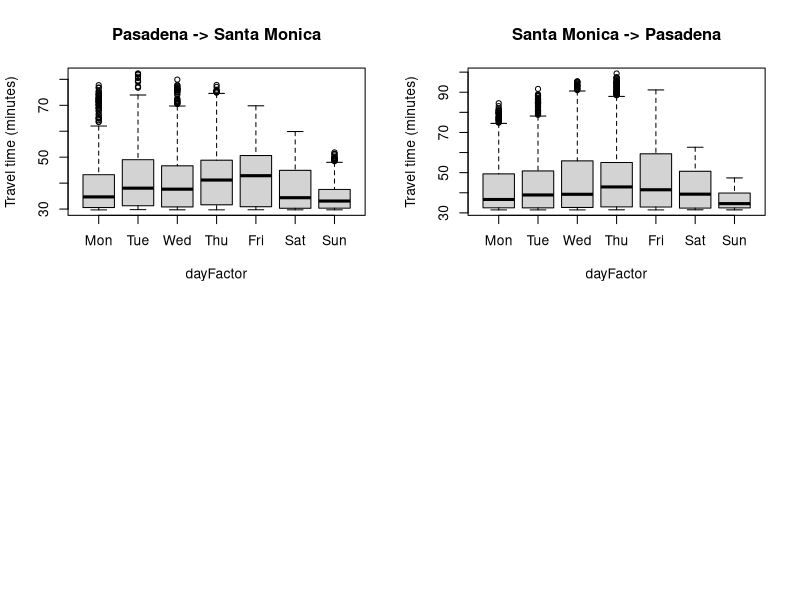
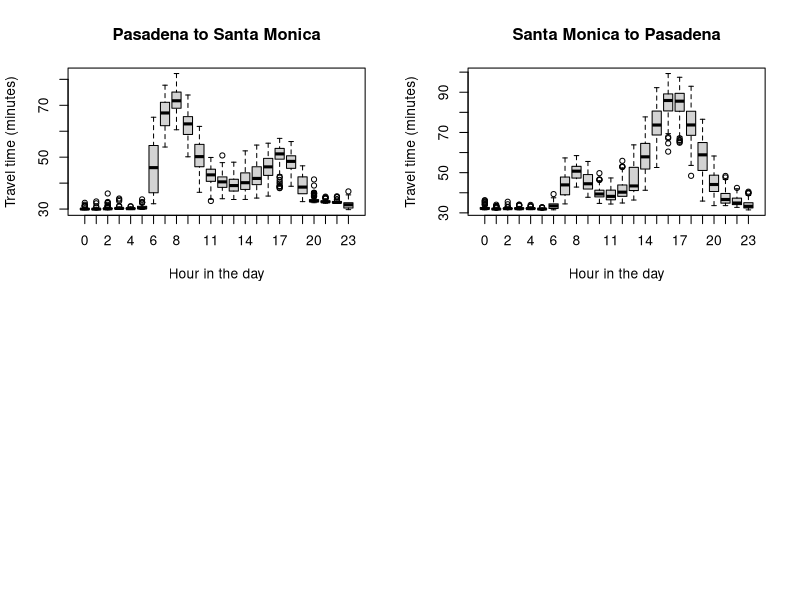
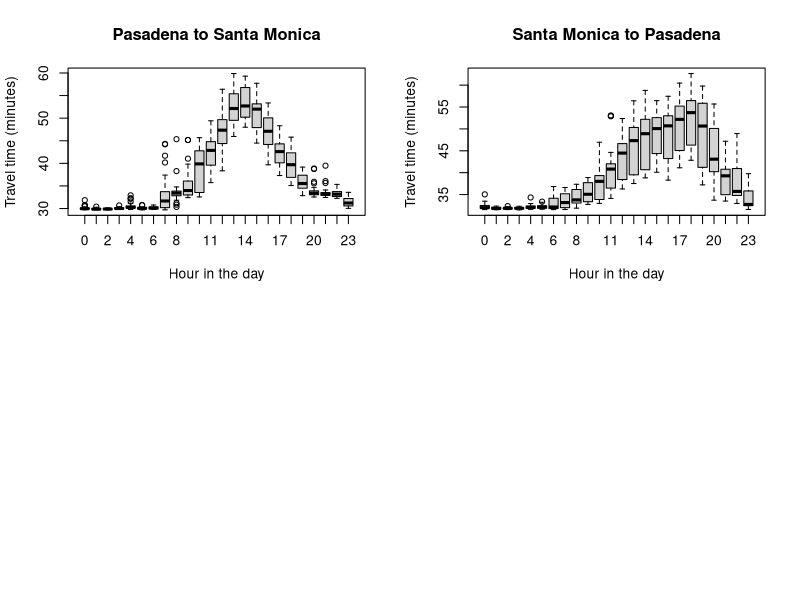

The R source for these figures, in order:
## ---- chunk 1
# read data
data <- read.csv("../data/data.csv", header=TRUE,sep="\t" )
data$dow <- weekdays(as.Date(data$dt))

# find dates bound for data
dtf <- levels(data$dt)
dtfl <- sort(dtf)

 isWeekend <- Vectorize(function(s) {
  return( s == "Saturday" || s == "Sunday")
})

plotBarPlot <- function( d, title) {
  boxplot(travelDurationTraffic/60  ~ hour, 
        xlab = "Hour in the day", ylab = "Travel time (minutes)",
        data = d,main= title)
}

plotWeek <- function(data, title) {
  dayFactor = factor ( data$dow, levels = c("Monday", "Tuesday", "Wednesday", "Thursday", "Friday", "Saturday", "Sunday"))
# abbrevviate day names for labels
abbDays <- lapply( levels(dayFactor), function(s) {substring(s,0,3)} )
  
boxplot( travelDurationTraffic/60 ~ dayFactor, data = data, xlabel="Day of Week",
         names = abbDays,
         ylab="Travel time (minutes)", main = title)
}



fromhome <- data[data$route =="home-to-work",]
fromwork <- data[data$route =="work-to-home",]

weekdayh <- subset(fromhome ,  !isWeekend(dow) )
weekendh <- subset(fromhome ,  isWeekend(dow) )

weekdayw <- subset(fromwork ,  !isWeekend(dow) )
weekendw <- subset(fromwork ,  isWeekend(dow) )

## ---- chunk 2
par(mfrow=c(2,2))
plotWeek(fromhome,"Pasadena -> Santa Monica")
plotWeek(fromwork,"Santa Monica -> Pasadena")
## ---- chunk 3
par(mfrow=c(2,2))
plotBarPlot(weekdayh,"Pasadena to Santa Monica")
plotBarPlot(weekdayw,"Santa Monica to Pasadena")
## ---- chunk 4
par(mfrow=c(2,2))
plotBarPlot(weekendh,"Pasadena to Santa Monica")
plotBarPlot(weekendw,"Santa Monica to Pasadena")
